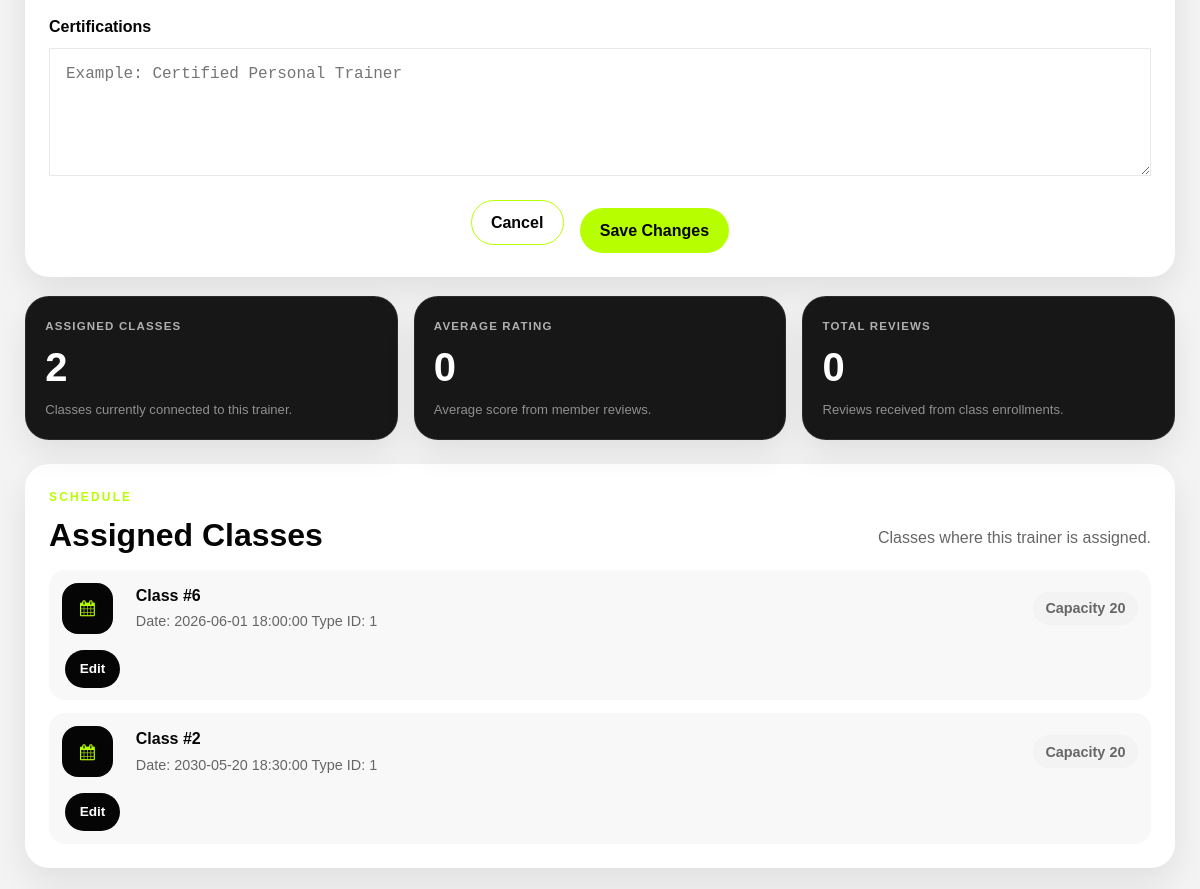
Page /pages/admin_edit_trainer.php?id=4 (signed in, middle part) on the earlier database version.
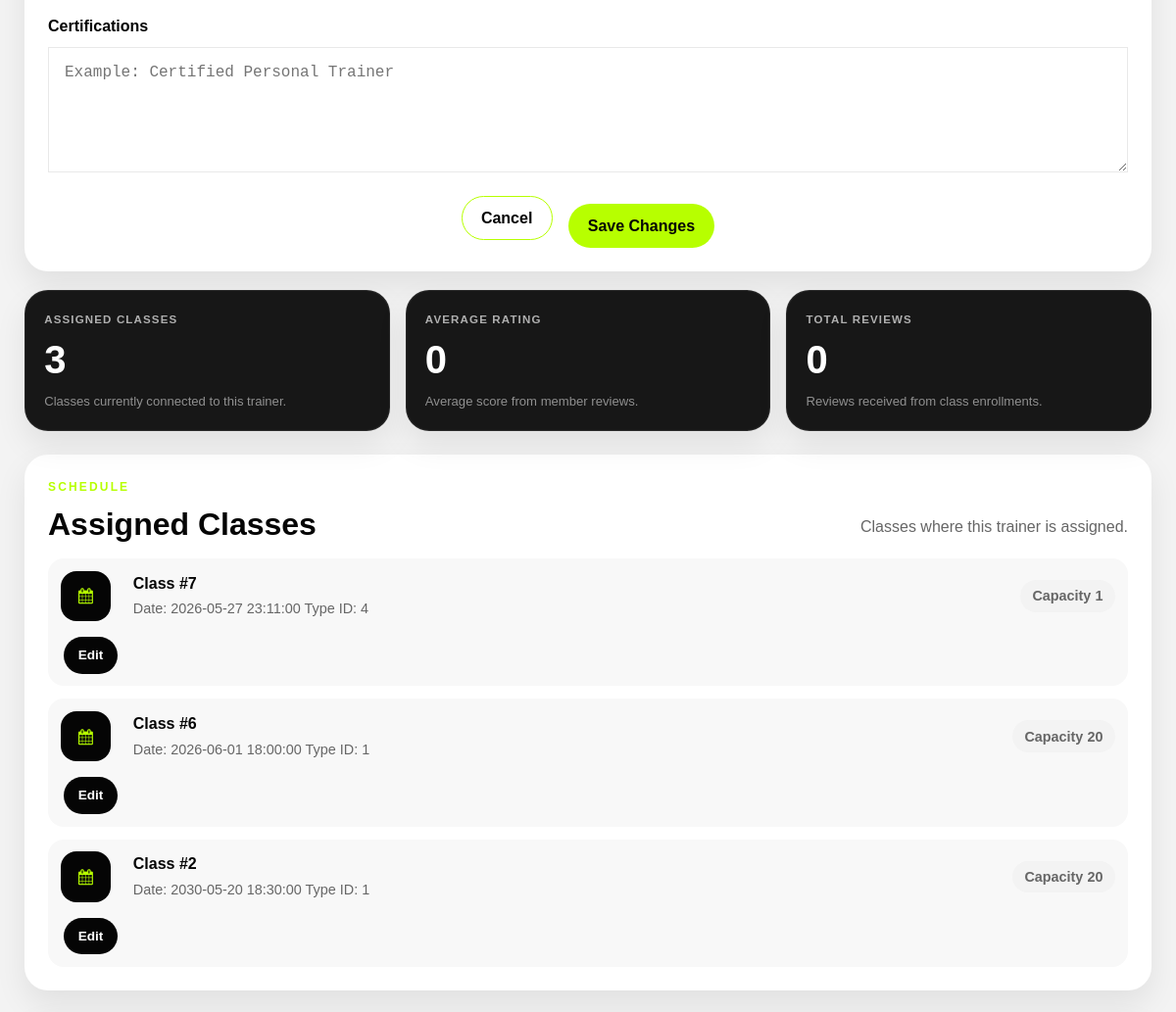
Same page on the later database version.
### tables this page shows
CREATE TABLE Classes(
   ClassId INTEGER PRIMARY KEY AUTOINCREMENT,
   TrainerId INTEGER NOT NULL,
   ClassTypeId INTEGER NOT NULL,
   ClassDateTime DATETIME NOT NULL,
   Capacity INTEGER NOT NULL,

   FOREIGN KEY (TrainerId) REFERENCES Trainers (TrainerId) ON DELETE NO ACTION ON UPDATE NO ACTION,
   FOREIGN KEY (ClassTypeId) REFERENCES ClassType (ClassTypeId) ON DELETE NO ACTION ON UPDATE NO ACTION
);

### pages/admin_edit_trainer.php (called while the page is built, shortened)
<?php
require_once(__DIR__ . '/../database/connection.db.php');
require_once(__DIR__ . '/../database/trainers.class.php');
require_once(__DIR__ . '/../template/common.tpl.php');
require_once(__DIR__ . '/../template/admin_edit_trainer.tpl.php');
$trainerId = filter_input(INPUT_GET, 'id', FILTER_VALIDATE_INT);
$db = getDatabaseConnection();
$trainer = Trainers::getTrainer($db, $trainerId);
$user = $trainer->getUser($db);
drawAdminEditTrainerPage($trainer, $user, $db);
?>

### database/trainers.class.php (called while the page is built, shortened)
<?php
require_once(__DIR__ . '/enrollments.class.php');
require_once(__DIR__ . '/workoutclass.class.php');
class Trainers {
    private int $trainer_id;
    public function __construct(
        int $trainer_id,
        int $user_id,
        ?string $bio,
        ?string $specializations,
        ?string $certifications
    ) {
        $this->trainer_id = $trainer_id;
    }
    public static function getTrainer(PDO $db, int $id): ?Trainers {
        $stmt = $db->prepare('
            SELECT *
            FROM Trainers
            WHERE TrainerId = ?
        ');
        $stmt->execute([$id]);
        $row = $stmt->fetch();
        return new Trainers(
            (int)$row['TrainerId'],
            (int)$row['UserId'],
            $row['Bio'],
            $row['Specializations'],
            $row['Certifications']
        );
    }
    public function getAssignedClasses(PDO $db): array {
        $stmt = $db->prepare('
            SELECT *
            FROM Classes
            WHERE TrainerId = ?
            ORDER BY ClassDateTime
        ');
        $stmt->execute([$this->trainer_id]);
        $classes = [];
        while ($row = $stmt->fetch()) {
            $classes[] = new WorkoutClass(
                (int)$row['ClassId'],
                (int)$row['TrainerId'],
                (int)$row['ClassTypeId'],
                $row['ClassDateTime'],
                (int)$row['Capacity']
            );
        }
        return $classes;
    }
}

### database/workoutclass.class.php (called while the page is built, shortened)
<?php
require_once(__DIR__ . '/workoutclasstype.class.php');
require_once(__DIR__ . '/trainers.class.php');
class WorkoutClass {
    private int $id;
    private int $classTypeId;
    private string $classDateTime;
    private int $capacity;
    public function __construct(
        int $id,
        int $trainerId,
        int $classTypeId,
        string $classDateTime,
        int $capacity
    ) {
        $this->id = $id;
        $this->classTypeId = $classTypeId;
        $this->classDateTime = $classDateTime;
        $this->capacity = $capacity;
    }
    public function getId(): int {
        return $this->id;
    }
    public function getClassTypeId(): int {
        return $this->classTypeId;
    }
    public function getClassDateTime(): string {
        return $this->classDateTime;
    }
    public function getCapacity(): int {
        return $this->capacity;
    }
}
?>

### template/admin_edit_trainer.tpl.php (shortened to what the changed rows need)
<?php
require_once(__DIR__ . '/../database/users.class.php');
require_once(__DIR__ . '/../database/trainers.class.php');
require_once(__DIR__ . '/../database/workoutclass.class.php');
function drawAdminEditTrainerPage(Trainers $trainer, Users $user, PDO $db): void {
    $assignedClasses = $trainer->getAssignedClasses($db);
    ?>
    <main class="admin-users-page">
        <section class="admin-stats">
            <article class="admin-stat-card">
                <span>Assigned Classes</span>
                <strong><?= htmlspecialchars((string) count($assignedClasses)) ?></strong>
                <p>Classes currently connected to this trainer.</p>
            </article>
        </section>
        <section class="card trainer_roster_card admin-edit-user-section">
            <header class="admin-section-header">
                <div>
                    <h2>Assigned Classes</h2>
                </div>
            </header>
            <?php drawAdminEditTrainerClasses($assignedClasses); ?>
        </section>
    </main>
<?php } ?>
<?php
function drawAdminEditTrainerClasses(array $classes): void { ?>
    <?php if (empty($classes)) { ?>
        <p class="empty-search-message">
            This trainer has no assigned classes.
        </p>
    <?php } else { ?>
        <ul class="trainer_roster_members">
            <?php foreach ($classes as $class) { ?>
                <li>
                    <div class="admin-icon-box">
                        <i class="fa fa-calendar"></i>
                    </div>
                    <div>
                        <strong>
                            Class #<?= htmlspecialchars((string) $class->getId()) ?>
                        </strong>
                        <span>
                            Date: <?= htmlspecialchars($class->getClassDateTime()) ?>
                        </span>
                        <span>
                            Type ID: <?= htmlspecialchars((string) $class->getClassTypeId()) ?>
                        </span>
                    </div>
                    <span class="admin-user-role">
                        Capacity <?= htmlspecialchars((string) $class->getCapacity()) ?>
                    </span>
                    <div class="admin-user-actions">
                        <button
                            type="button"
                            data-dialog-target="admin-class-edit-dialog-<?= htmlspecialchars((string) $class->getId()) ?>"
                        >
                            Edit
                        </button>
                    </div>
                </li>
            <?php } ?>
        </ul>
    <?php } ?>
<?php } ?>

Differences in the rows shown:
added classes: ClassId "7", ClassDateTime "2026-05-27 23:11:00", ClassTypeId "4", Capacity "1"
Other differences:
count($assignedClasses): "2" → "3"
